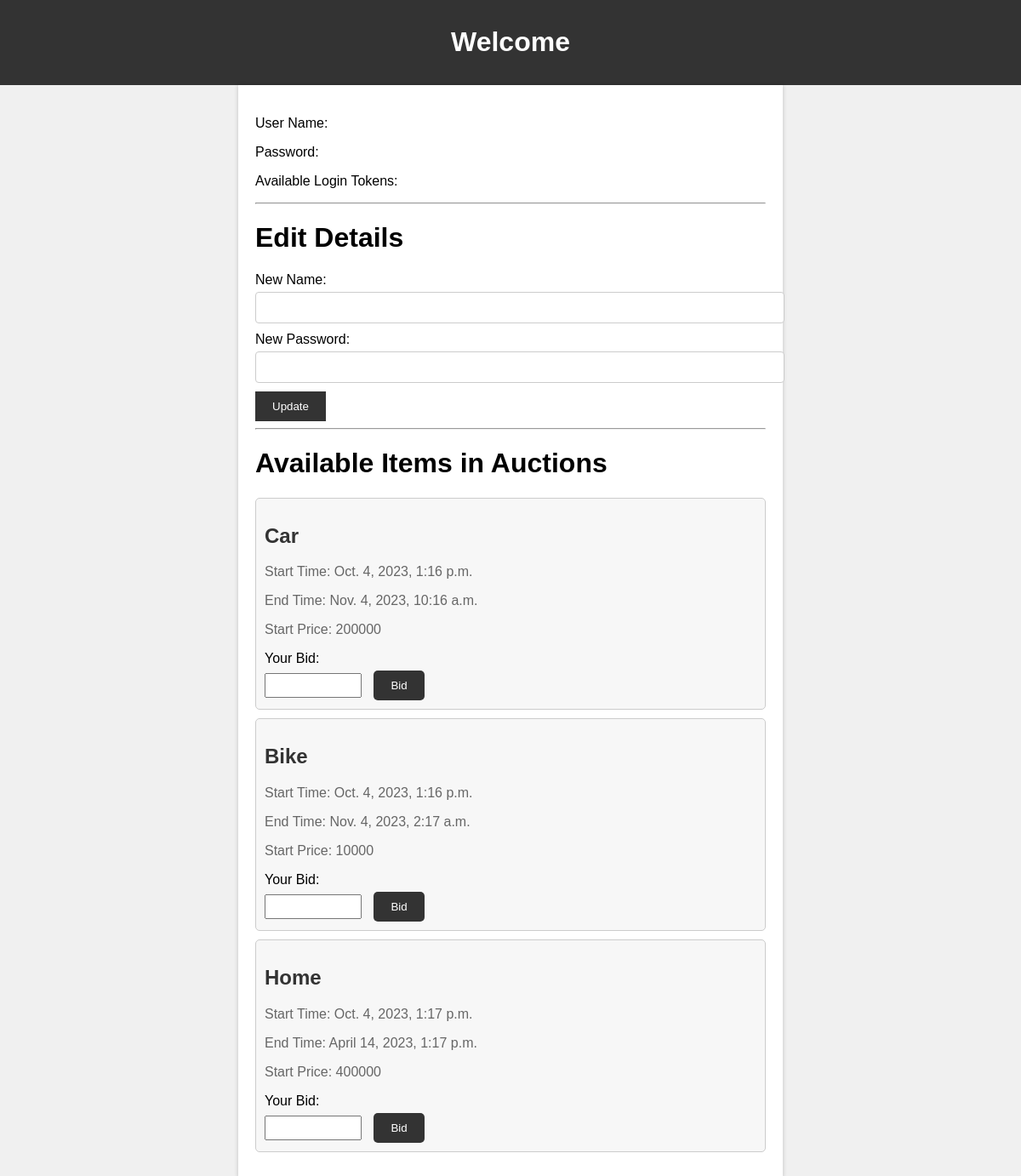
The page / on the database its author committed.
### userSignUp/models.py (models this page shows, shortened)
class admin_add_auction_items(models.Model):
    item_name = models.CharField(max_length=256)
    start_time = models.DateTimeField()
    end_time = models.DateTimeField()
    start_price = models.IntegerField()

### userSignUp/views.py (the view)
# urls.py: path('', views.homePage, name='home'),  # URL pattern for the home page
def homePage(request):
    auction_items = admin_add_auction_items.objects.all()
    return render(request, 'home.html', {'auction_items': auction_items})

### userSignUp/templates/home.html (shortened to what this page needs)
<!DOCTYPE html>
<html lang="en">
<head>
</head>
<body>
    <header>
        <h1>Welcome</h1>
    </header>
    <main>
        <p>User Name: </p>
        <p>Password: </p>
        <p>Available Login Tokens: {{ available_tokens }}</span></p>
        <hr>
        <form id="updateForm" action="{% url 'update_profile' %}" method="post">
            <h1>Edit Details</h1>
            <label for="newName">New Name:</label>
            <input type="text" id="newName" name="newName" required>
            <label for="newPassword">New Password:</label>
            <input type="password" id="newPassword" name="newPassword" required>
            <button type="submit">Update</button>
        </form>
        <hr>
        <h1>Available Items in Auctions</h1>
        {% for item in auction_items %}
            <div class="auction-item">
                <h2>{{ item.item_name }}</h2>
                <p>Start Time: {{ item.start_time }}</p>
                <p>End Time: {{ item.end_time }}</p>
                <p>Start Price: {{ item.start_price }}</p>
            {% if item.end_time < now %}
                {% if item.highest_bid %}
                    <p>Winner: {{ item.user.name }} with bid of {{ highest_bid }}</p>
                {% else %}
                    <p>No bids for this item</p>
                {% endif %}
            {% else %}
                <form id="bid-form-{{ item.id }}" class="bid-form" action="{% url 'place_bid' %}" method="post">
                    <label for="bid-{{ item.id }}">Your Bid:</label>
                    <input type="number" id="bid-{{ item.id }}" class="bid-input" name="bid" required>
                    <button class="bid-button" type="submit">Bid</button>
                </form>
            {% endif %}
            </div>
        {% endfor %}
    </main>
</body>
</html>

### userSignUp/templates/home.html (style rules this page uses)
body { font-family: Arial, sans-serif; margin: 0; padding: 0; background-color: #f0f0f0; }
header { background-color: #333; color: white; padding: 10px; text-align: center; }
main { max-width: 600px; margin: 0 auto; padding: 20px; background-color: white; box-shadow: 0 0 5px rgba(0, 0, 0, 0.2); }
form label { display: block; margin-bottom: 5px; }
form input[type="text"], form input[type="password"] { width: 100%; padding: 10px; margin-bottom: 10px; border: 1px solid #ccc; border-radius: 4px; }
form button[type="submit"] { background-color: #333; color: white; border: none; padding: 10px 20px; cursor: pointer; }
.auction-item { border: 1px solid #ccc; padding: 10px; margin: 10px 0; background-color: #f7f7f7; border-radius: 5px; }
.auction-item h2 { font-size: 24px; color: #333; }
.auction-item p { font-size: 16px; color: #666; }
.bid-form { margin-top: 10px; }
.bid-input { width: 100px; padding: 5px; margin-right: 10px; }
.bid-button { padding: 5px 10px; background-color: #007BFF; color: #fff; border: none; border-radius: 5px; cursor: pointer; }

### rows shown on the page
admin_add_auction_items: item_name "Car", start_time "Oct. 4, 2023, 1:16 p.m.", end_time "Nov. 4, 2023, 10:16 a.m.", start_price "200000"
admin_add_auction_items: item_name "Bike", start_time "Oct. 4, 2023, 1:16 p.m.", end_time "Nov. 4, 2023, 2:17 a.m.", start_price "10000"
admin_add_auction_items: item_name "Home", start_time "Oct. 4, 2023, 1:17 p.m.", end_time "April 14, 2023, 1:17 p.m.", start_price "400000"
